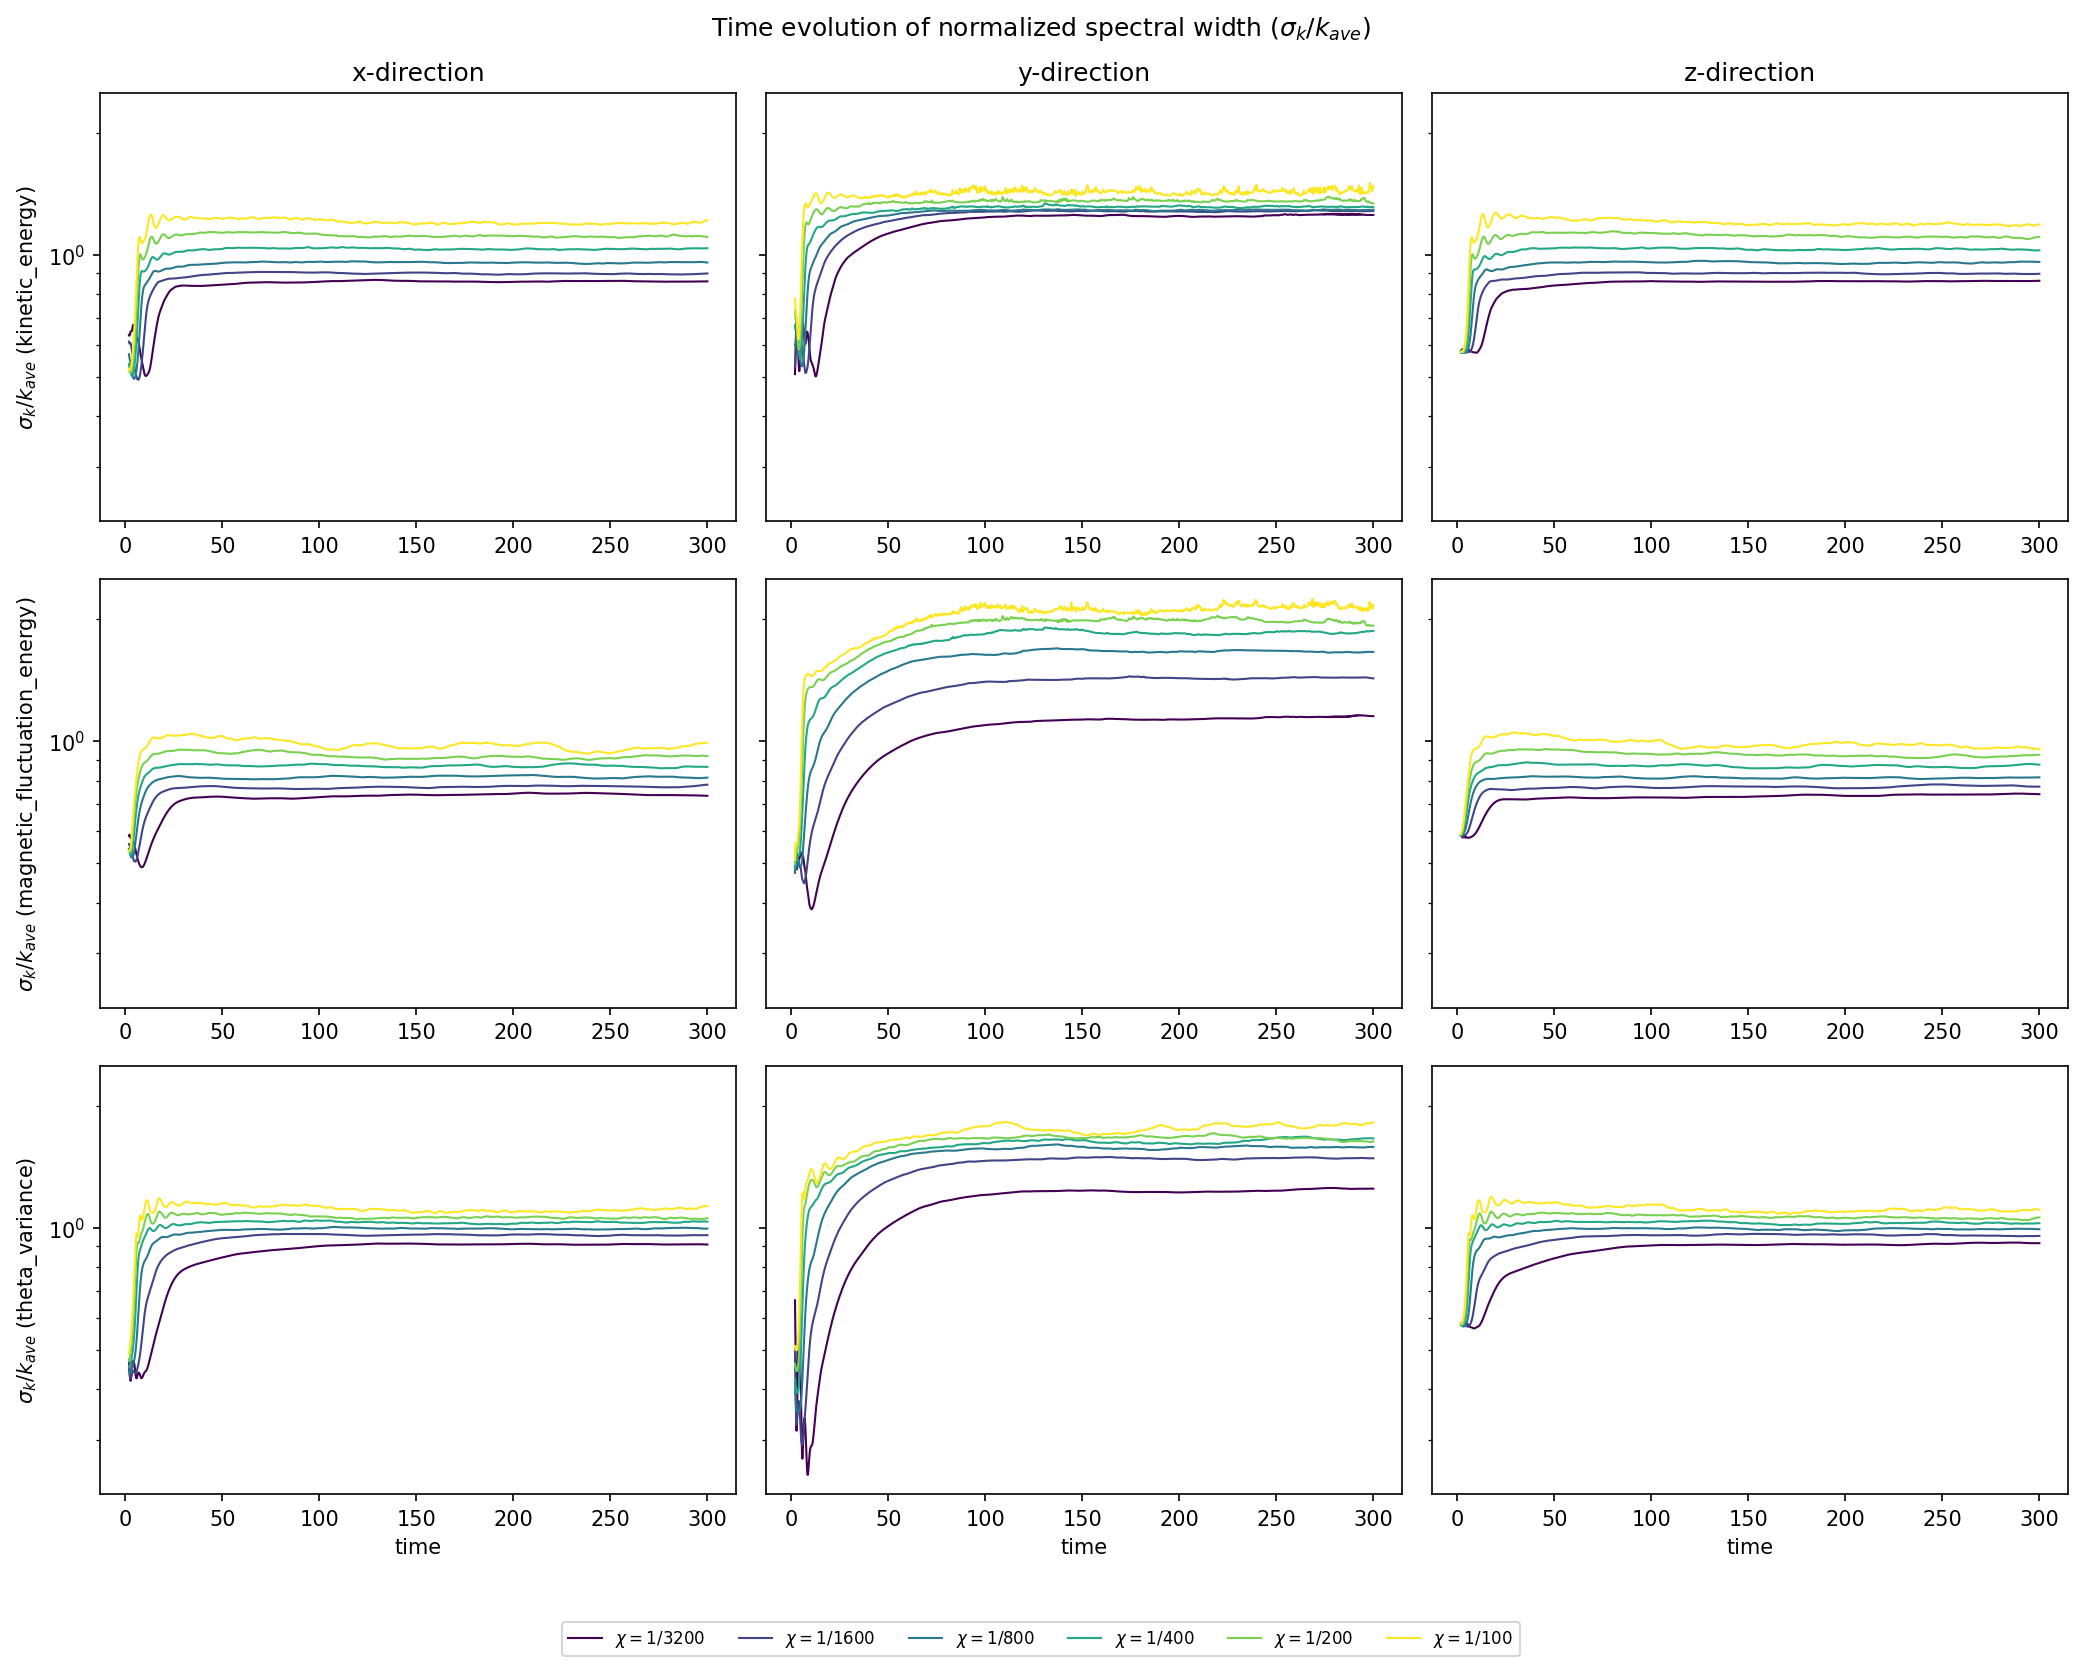

Write Python code to recreate this figure.
import os
import re

import matplotlib
matplotlib.use("Agg")
import matplotlib.pyplot as plt
import numpy as np

from load_flucs_spectra import load_flucs_spectra

SCAN_DIR = "/cephfs/store/astro-hl278/dnh26/hbi_flucs/runs/2_production_chi_scan_512"
TIME_MIN = 2.0  # drop startup transient; set to None to keep all times

SCRIPT_DIR = os.path.dirname(os.path.abspath(__file__))
PLOT_OUTPATH = os.path.join(SCRIPT_DIR, "spectral_width_vs_time.png")

directions = ["x", "y", "z"]
fields = ["kinetic_energy", "magnetic_fluctuation_energy", "theta_variance"]

CHI_PATTERN = re.compile(r"chi1over(\d+)")


def parse_chi(folder_name):
    match = CHI_PATTERN.search(folder_name)
    if match is None:
        raise ValueError(f"could not parse chi from folder name {folder_name!r}")
    return 1.0 / float(match.group(1))


def spectral_width_time_series(run_dir):
    """Returns (time, {field_direction: sigma_k(t)/k_ave(t)}) for one run.

    k_ave(t)   = int(k*E(k,t) dk) / int(E(k,t) dk)               -- first moment
    sigma_k(t) = sqrt( int((k-k_ave)**2 * E(k,t) dk) / int(E(k,t) dk) )  -- second
                 centered moment (energy-weighted spectral width)

    The k=0 (DC / mean-field) mode is excluded, same rationale as
    kave_vs_chi.py. No time-smoothing is applied -- each point is computed
    directly from that timestep's raw spectrum.
    """
    data = load_flucs_spectra(run_dir)
    time = data["time"]
    mask = time >= TIME_MIN if TIME_MIN is not None else np.ones_like(time, dtype=bool)
    time = time[mask]

    result = {}
    for field in fields:
        for direction in directions:
            k = data[f"k{direction}"]
            kpos = k > 0
            kk = k[kpos]
            ee = data[f"{field}_{direction}"][mask][:, kpos]

            total_energy = np.trapz(ee, kk, axis=1)
            k_ave = np.trapz(kk * ee, kk, axis=1) / total_energy
            variance = np.trapz((kk - k_ave[:, None]) ** 2 * ee, kk, axis=1) / total_energy
            sigma_k = np.sqrt(variance)

            result[f"{field}_{direction}"] = sigma_k / k_ave
    return time, result


run_dirs = sorted(
    (
        name
        for name in os.listdir(SCAN_DIR)
        if os.path.isdir(os.path.join(SCAN_DIR, name)) and CHI_PATTERN.search(name)
    ),
    key=parse_chi,
)

chis = [parse_chi(name) for name in run_dirs]
colors = plt.cm.viridis(np.linspace(0, 1, len(run_dirs)))

per_run_data = []  # list of (chi, color, time, width_dict)
for name, chi, color in zip(run_dirs, chis, colors):
    run_dir = os.path.join(SCAN_DIR, name)
    print(f"processing {name} (chi={chi:.6g}) ...")
    time, width_dict = spectral_width_time_series(run_dir)
    per_run_data.append((chi, color, time, width_dict))

fig, axes = plt.subplots(3, 3, figsize=(14, 11), sharex=False, sharey=True)

for row, field in enumerate(fields):
    for col, direction in enumerate(directions):
        ax = axes[row, col]
        key = f"{field}_{direction}"
        for chi, color, time, width_dict in per_run_data:
            ax.plot(time, width_dict[key], color=color, linewidth=1, label=f"$\\chi=1/{1/chi:.0f}$")

        ax.set_yscale("log")
        if row == 0:
            ax.set_title(f"{direction}-direction")
        if col == 0:
            ax.set_ylabel(f"$\\sigma_k / k_{{ave}}$ ({field})")
        if row == len(fields) - 1:
            ax.set_xlabel("time")

handles, labels = axes[0, 0].get_legend_handles_labels()
fig.legend(handles, labels, loc="lower center", ncol=len(run_dirs), fontsize=8, bbox_to_anchor=(0.5, -0.02))

fig.suptitle("Time evolution of normalized spectral width ($\\sigma_k / k_{ave}$)")
fig.tight_layout(rect=(0, 0.03, 1, 1))
fig.savefig(PLOT_OUTPATH, dpi=150, bbox_inches="tight")
print(f"saved {PLOT_OUTPATH}")
